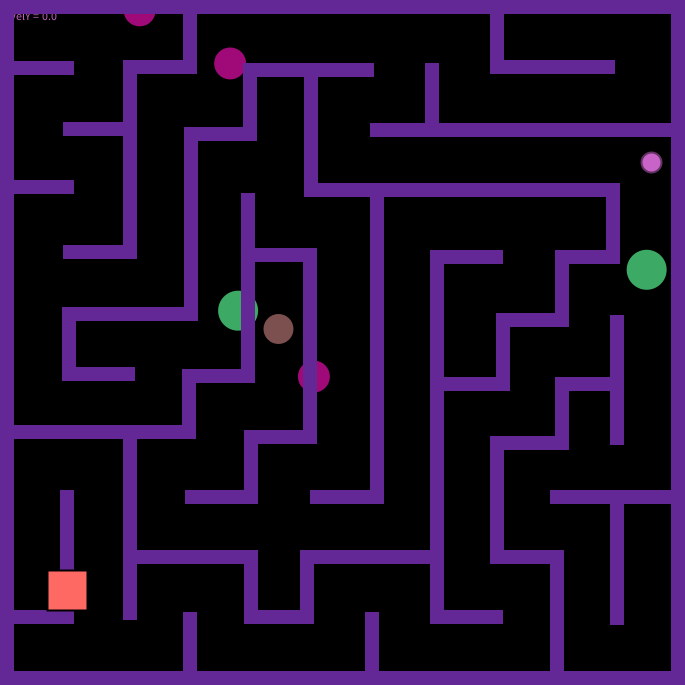
Frame 1 (no input)
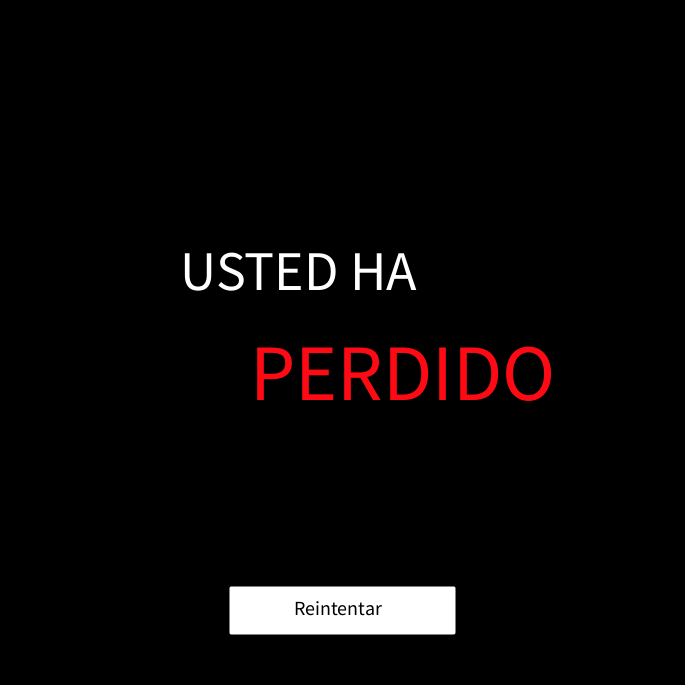
Frame 60 (the mouse pressed at the canvas centre just before this capture)
Frame 120 (the mouse held since frame 60 and released just before this capture): identical to frame 60, image omitted

The Processing sketch that drew these frames (run headless with seeded random() and noise(); from frame 60 on, the mouse is pressed at the canvas centre):

// Processing sketch: JuegoPOO
// ── JuegoPOO.pde
Jugador player;

Crecedor crece;
Patrulla pat;
Cazador caz;
Meta met;

Boton boton;
ArrayList<Muro> muros; // se declaran
ArrayList<Enemigo> enemigos;

  //la funcion setup se ejecuta una sola vez al inicio del programa, piensa en ella como
  //el "constructor" del main
void setup(){
  //size indica el tamaño de la pantalla, se puede usar width y height  
  //como variables para el ancho y alto de la pantalla 
  size(685,685);
  //borra lo que haya en la pantalla y pinta del color que indique el argumento
  //el color se puede indicar por (Red,Green,Blue, Transparency), (Negro-a-blanco, Transparency), (Negro-a-Blanco)
  //donde cada color puede ser representado por 8 bits, esto es, cada color puede tener un valor de 0 a 2 (donde 0 es el valor minimo y 256 el valor máximo de color)
    background(0);
  //Creamos una instancia de objeto de cada clase.
  enemigos = new ArrayList<Enemigo>();
  muros = new ArrayList<Muro>();//Se definen
  boton = new Boton(width/3,height-100,width/3,50,255,"Reintentar");
  
muros.add(new Muro(new PVector(0,14), 14, 73, color(100,40,150), true));//salida y/o meta 
muros.add(new Muro(new PVector(0,0), 685, 14, color(100,40,150), true));//agrega un nuevo muro
muros.add(new Muro(new PVector(671,0), 14, 685, color(100,40,150), true));//agrega un nuevo muro
muros.add(new Muro(new PVector(0,671), 685, 14, color(100,40,150), true));
muros.add(new Muro(new PVector(0,61), 14, 601, color(100,40,150), true));
muros.add(new Muro(new PVector(0,61), 74, 14, color(100,40,150), true));
muros.add(new Muro(new PVector(0,180), 74, 14, color(100,40,150), true));
muros.add(new Muro(new PVector(0,425), 195, 14, color(100,40,150), true));
muros.add(new Muro(new PVector(0,610), 14, 70, color(100,40,150), true));
muros.add(new Muro(new PVector(0,610), 74, 14, color(100,40,150), true));
muros.add(new Muro(new PVector(60,490), 14, 130, color(100,40,150), true));
muros.add(new Muro(new PVector(62,307), 14, 74, color(100,40,150), true));
muros.add(new Muro(new PVector(123,60), 14, 195, color(100,40,150), true));
muros.add(new Muro(new PVector(123,425), 14, 195, color(100,40,150), true));
muros.add(new Muro(new PVector(63,122), 74, 14, color(100,40,150), true));
muros.add(new Muro(new PVector(63,245), 74, 14, color(100,40,150), true));
muros.add(new Muro(new PVector(63,367), 72, 14, color(100,40,150), true));
muros.add(new Muro(new PVector(63,307), 135, 14, color(100,40,150), true));
muros.add(new Muro(new PVector(123,60), 74, 14, color(100,40,150), true));
muros.add(new Muro(new PVector(183,0), 14, 70, color(100,40,150), true));
muros.add(new Muro(new PVector(184,127), 14, 182, color(100,40,150), true));
muros.add(new Muro(new PVector(182,369), 14, 70, color(100,40,150), true));
muros.add(new Muro(new PVector(183,612), 14, 73, color(100,40,150), true));
muros.add(new Muro(new PVector(124,550), 132, 14, color(100,40,150), true));
muros.add(new Muro(new PVector(184,127), 73, 14, color(100,40,150), true));
muros.add(new Muro(new PVector(182,369), 73, 14, color(100,40,150), true));
muros.add(new Muro(new PVector(185,490), 73, 14, color(100,40,150), true));
muros.add(new Muro(new PVector(244,550), 14, 73, color(100,40,150), true));
muros.add(new Muro(new PVector(243,63), 14, 73, color(100,40,150), true));
muros.add(new Muro(new PVector(241,193), 14, 183, color(100,40,150), true));
muros.add(new Muro(new PVector(244,430), 14, 73, color(100,40,150), true));
muros.add(new Muro(new PVector(244,610), 70, 14, color(100,40,150), true));
muros.add(new Muro(new PVector(243,63), 131, 14, color(100,40,150), true));
muros.add(new Muro(new PVector(241,248), 73, 14, color(100,40,150), true));
muros.add(new Muro(new PVector(244,430), 73, 14, color(100,40,150), true));
muros.add(new Muro(new PVector(300,551), 14, 73, color(100,40,150), true));
muros.add(new Muro(new PVector(304,63), 14, 120, color(100,40,150), true));
muros.add(new Muro(new PVector(303,248), 14, 185  , color(100,40,150), true));
muros.add(new Muro(new PVector(490,0), 14, 73, color(100,40,150), true));
muros.add(new Muro(new PVector(490,60), 125, 14, color(100,40,150), true));
muros.add(new Muro(new PVector(425,63), 14, 73, color(100,40,150), true));
muros.add(new Muro(new PVector(370,123), 305, 14, color(100,40,150), true));
muros.add(new Muro(new PVector(304,183), 316, 14, color(100,40,150), true));
muros.add(new Muro(new PVector(370,183), 14, 320, color(100,40,150), true));
muros.add(new Muro(new PVector(310,490), 74, 14, color(100,40,150), true));
muros.add(new Muro(new PVector(300,550), 140, 14, color(100,40,150), true));
muros.add(new Muro(new PVector(550,490), 125, 14, color(100,40,150), true));
muros.add(new Muro(new PVector(610,490), 14, 135, color(100,40,150), true));
muros.add(new Muro(new PVector(365,612), 14, 73, color(100,40,150), true));
muros.add(new Muro(new PVector(430,250), 14, 372, color(100,40,150), true));
muros.add(new Muro(new PVector(430,250), 73, 14, color(100,40,150), true));
muros.add(new Muro(new PVector(430,610), 73, 14, color(100,40,150), true));
muros.add(new Muro(new PVector(606,189), 14, 75, color(100,40,150), true));
muros.add(new Muro(new PVector(555,250), 65, 14, color(100,40,150), true));
muros.add(new Muro(new PVector(555,250), 14, 73, color(100,40,150), true));
muros.add(new Muro(new PVector(496,313), 73, 14, color(100,40,150), true));
muros.add(new Muro(new PVector(496,313), 14, 73, color(100,40,150), true));
muros.add(new Muro(new PVector(437,377), 73, 14, color(100,40,150), true));
muros.add(new Muro(new PVector(610,315), 14, 130, color(100,40,150), true));
muros.add(new Muro(new PVector(555,377), 64, 14, color(100,40,150), true));
muros.add(new Muro(new PVector(555,377), 14, 73, color(100,40,150), true));
muros.add(new Muro(new PVector(490,436), 73, 14, color(100,40,150), true));
muros.add(new Muro(new PVector(490,436), 14, 120, color(100,40,150), true));
muros.add(new Muro(new PVector(490,550), 73, 14, color(100,40,150), true));
muros.add(new Muro(new PVector(550,550), 14, 125, color(100,40,150), true));
 

   PVector rand = (new PVector(random(0,width), random(0,height)));
   int i=0;
   //jugador
  player = new Jugador(new PVector(random(0,width),random(0,height)));
  
  //enemigos
  while(i!=3){
    rand = (new PVector(random(0,width), random(0,height)));
    if(PVector.sub(rand, player.loc).mag() >100){
      enemigos.add(new Crecedor(rand));
      i++;
    }
    
  }
  i=0;
  while(i!=2){
    rand = (new PVector(random(0,width), random(0,height))); 
    if(PVector.sub(rand, player.loc).mag() >100){
      enemigos.add(new Patrulla(rand));
      i++;
    }
  }
  
  i=0;
  while(i!=1){
    rand = (new PVector(random(0,width), random(0,height)));
    if(PVector.sub(rand, player.loc).mag() >100){
      enemigos.add(new Cazador(rand));
      i++;
    }
  }
  
  //meta

  i=0;
  while(i!=1){
    rand = (new PVector(random(0,width), random(0,height)));
    if(PVector.sub(rand, player.loc).mag() >300){
      met = new Meta(rand,false,false);
      i++;
    }
  }
  
}
  //La funcion draw se ejecuta después del setup, y al terminar de ejecutarse, vuelve al inicio
  //Pero sin cerrar el programa o reiniciar valores, es como un while que regresa informacion entre ciclos
void draw(){
  
  if(met.perdio){
    met.perdedor();  //Si el trigger gameover es true, mostramos pantalla GameOver
    boton.show();
  }else if(met.gano){
    met.ganador(); //Si el trigger gamewinner es true, mostramos la pantalla GameWinner
    boton.show();
  }else{
  
  background(0); //si comentas esto vas a ver para que sirve el background() 
  player.run();
  for(Enemigo e: enemigos){
    e.run(player);
  }
  //crece.run(player);
  //pat.run(player);
  //caz.run(player);
  for(Muro m : muros){
    m.run(player); //se ejecutan con la funcion run, que declaré en la clase muro
  }  
  met.run(player);
}
  
}

//keyPressed es una funcion en las librerías de Processing que detecta cuando una tecla
//fue presionada. Para ver las demás funciones y un ejemplo picale en la barra de menús,
//en Ayuda>Referencia

void keyPressed(){
  if (key == CODED){ //key y keyCode son variables/palabras reservadas para ver cual tecla se presionó, si es CODED es una tecla especial como Alt, ctrl, etc
    if (keyCode == UP){ //checa el keyCode de la tecla
    player.applyforce(new PVector(0,-1));
    }
    else if (keyCode == DOWN){
    player.applyforce(new PVector(0,1));
    }
    
    else if (keyCode == LEFT){
    player.applyforce(new PVector(-1,0));
    }
    else if (keyCode == RIGHT){
    player.applyforce(new PVector(1,0));
    ;
    }
    else{//si no fue ninguna otra tecla, no hace nada
    }
  
  }  
}
// ── Boton.pde
class Boton{
  
  int posX, posY, sizeX, sizeY;
  color fll;
  String texte;
  
  
  Boton(){
    
      posX = 0;
      posY = 0;
      sizeX = 0;
      sizeY = 0;
      fll = color(0);
      texte = ""; 
    
  }
  
    Boton(int px, int py, int sx, int sy, color fl, String tx){
      posX = px;
      posY = py;
      sizeX = sx;
      sizeY = sy;
      fll = color(fl);
      texte = tx; 
    }
    
    // Función para mostrar boton
    void show(){
      
     fill(fll);
     rect(posX, posY, sizeX, sizeY, 3);
     fill(0);
     textSize(20);
     text(texte,posX-10+sizeX/3,posY+30);
     this.clicker(); 
      
    }
 
   // Función para detectar el Click
   void clicker(){
  
     if(mousePressed){
      
        if(mouseX > posX && mouseX < posX+sizeX && mouseY > posY && mouseY < posY+sizeY){
           //Si se clicla, ponemos los boleanos en falso y empieza la partida de nuevo 
           met.gano = false;
           met.perdio = false;
           setup();
        }
        
     }
       
   }
}  
// ── Cazador.pde
public class Cazador extends Enemigo{
PVector vel;
PVector acc;
  
  
  Cazador(PVector loc){
  super(loc);
  vel = new PVector(0,0);
  acc = new PVector(0,0);
  
  }
  
  void run(Jugador player){
  vel.add(acc);
  loc.add(vel);
  acc.mult(0);
  super.run(player);
  applyForce(player);
  
  
  }
  
  void applyForce(Jugador player){
  PVector fuerza = track(player).normalize();
  acc.add(fuerza.mult(.001));
  }
  
  void display(){
    noStroke();
    fill(125,80,80);
    ellipse(loc.x,loc.y, tam*2,tam*2);
   
  }
  
}
// ── Crecedor.pde
public class Crecedor extends Enemigo{
int tiempo;
boolean flag;
  Crecedor(PVector loc){
  super(loc);
  tiempo = millis();
  flag = true;
  }
  
  void run(Jugador player){
    if(flag==true)
    crecer();
    else
    contraer();
    super.run(player);
    
    
  }
  
  void crecer(){
    tiempo=second();
    if(tiempo!=tiempo-1){tam++;}
    if(tam>50) flag = false;
  }
  
  void contraer(){
    tiempo=second();
    if(tiempo!=tiempo-1){tam--;}
    if(tam<9)flag=true;
  }
  
  void display(){
    noStroke();
    fill(160,10,120);
    ellipse(loc.x,loc.y, tam*2,tam*2);
  }
}
// ── Efecto.pde
public class Efecto extends Particle{
//FALTA LOC
PVector vel;
PVector acc;
float angle;
float lifespan;

  Efecto(){
  vel = new PVector(0,0);
  acc = new PVector(random(-1,1),random(-1,1));
  lifespan = 255;
  angle= PI/4;
  }
  
  void run(){
  update();
  display();
  }
  
  void update(){
  vel.add(acc);
  loc.add(vel);
  acc.mult(0);
  lifespan -=2;
  angle = atan2(vel.x, vel.y);
  
  }
  
  void display(){
  noStroke();
  fill(255, 105,0,255);
  pushMatrix();
  rectMode(CENTER);
  translate(loc.x,loc.y);
  rotate(angle);
  rect(0,0,10,10);
  popMatrix();  
  
  }
  
  boolean isDead(){
  if(lifespan<0.0)return true;return false;
  }

  
}
// ── Enemigo.pde
public class Enemigo{
  PVector loc;
  int vida;
  float tam;
  boolean pelea;
  
  Enemigo(PVector loc){
  this.loc = loc;
  vida = 10;
  tam = 15;
  }
  
  //AGRUPA el chequeo de collision y la funcion de mostrarse en pantalla
  void run(Jugador player){ //agrupamos nuestras funciones en esta para facilitar la lectura y que no se haga confusa la ejecucion en el main
    collision(player);
    display();  
  }
  
  //Funcion de rastreo del jugador por separado, recibe como argumento a un jugador
  PVector track(Jugador player){
  PVector dir= PVector.sub(player.loc, this.loc ); //Con la formula de la diferencia de dos puntos, resta los dos vectores, el del enemigo y el del jugador
  //Lo que le da un vector resultado, con la dirección y la magnitud de esta diferencia
  return dir; //Retorna dicho vector resultado
  }
  
  //Funcion que realiza el rastreo y checa si se traslapan la instancia y el jugador, recibe como argumento a un jugador
  void collision(Jugador player){
    float dist= track(player).mag(); //Usa la funcion de rastreo y el obtiene la magnitud del vector obtenido, que en este caso representa la distancia (con la formula de Magnitud |V|=Raiz Cuadrada(x2-x1)^2+(y2,y1)^2  Donde x y 'y' son las coordenadas del vector resultado)
    if(dist < this.tam+player.tam){ //(Si la distancia es menor a la suma del tamaño de este enemigo y el tamaño del jugador)
      player.golpeado(); //El jugador es golpeado
    }
  }
 
  
  //Se supone que este es para las mecánicas pero sigo pensando como resolver eso
  int pelear(){
  
    return 0;
  }
  
   //mostrar  
  void display(){ //Hacemos una funcion void para dibujar nuestra figura
    noStroke();
    fill(125);
    ellipse(loc.x,loc.y, tam*2,tam*2);
    
  }
  
}
// ── Jugador.pde
public class Jugador {
  PVector loc; //location -> posición
  PVector vel; // vel -> velocidad
  PVector acc;// acc -> acceleration ->aceleración
  int tam; //tam ->tamaño
  float vida; //vida, duh
  int puntos; //puntaje del jugador

  Jugador(PVector loc) { //recibe un Vector de posición
    this.loc = loc; //la posición del jugador es igual a la recibida
    vel = new PVector(0, 0); //velocidad = 0
    acc = new PVector(0, 0); //aceleración = 0
    vida = 100; // vida = 10
    puntos = 0; // puntos = 0
    tam = 10; //tamaño de 10 pixeles
  }
  //agrupa display, chequeo de bordes de pantalla y update
  void run() {
    update();
    wrapedges();
    display();
  }

  //Aplica una fuerza y cambia la aceleracion 
  void applyforce(PVector fuerza) {
    acc.add(fuerza);
  }

  //sin es golpeado, reduce la vida
  void golpeado() {
    vida-=30;
    met.perdio = true;
  }
  //Si la vida es menor a 0, regresar false
  Boolean sinvida() {
    if (vida<=0)
      return true;
    else
      return false;
  }

  void update() { //Nuestra funcion update aplica la fuerza a la velocidad para provocar el cambio en la posición, en la forma de integracion de Euler
    vel.add(acc);  //a velocidad le sumamos aceleracion, un cambio pequeño en la aceleración es un enorme cambio en la velocidad 
    loc.add(vel); //a la posición le sumamos la velocidad
    vel.limit(3); //limitamos la velocidad a 3
    acc.mult(0); //multiplicamos la aceleración por 0, si la dejamos como está, la aceleración se acumulará por cada ciclo
  }


  void wrapedges() { // no es wraping, no le cambié el nombre pero solo es la colisión con la ventana, vaya
    if (loc.x<0) { //si la posicion loc.x de este objeto es menor a 0
      loc.x = 0;  //su posición cambia a 0
      vel.x*=-1; // el valor x de su velocidad se invierte para que cambie de dirección con respecto al eje X,
    }
    if (loc.x>width) {
      loc.x = width; 
      vel.x*=-1;
    }
    if (loc.y<0) {
      loc.y = 0; 
      vel.y*=-1;
    }
    if (loc.y>height) {
      loc.y = height; 
      vel.y*=-1;
    }
  }

  void display() {
    strokeWeight(2);
    stroke(100,50,100);  //noStroke(), no linea externa o borde. strokeWeight(), ancho del borde, stroke(R,G,B,T), stroke (R,G,B), stroke(W,T),stroke(W)
    fill(200, 100, 200); //Fill es el relleno, aqui le hacemos un cambio divertido, el valor de transparencia está ligado a la vida, si la vida llega a 0, es como si desapareciera
    ellipse(loc.x, loc.y, tam*2, tam*2); //Ellipse, posicion x, posicion y, ancho de x, ancho de y
     text("VelX = "+ vel.x, 10, 10);
     text("VelY = "+ vel.y, 10, 20);
}

  public void setTam(int size) { //Set para cambiar el tamaño
    tam = size;
  }
}
// ── Meta.pde
public class Meta extends Enemigo{
float tam;
boolean gano;
boolean perdio;
PVector loc;

  Meta(PVector origin, boolean perdio, boolean gano){
  super(origin);
  loc= origin; 
  perdio = false;
  gano = false;
  tam=20;
  }
  
   void run(Jugador player){
    collision(player);
    display();  
  }
  
  //Funcion de rastreo del jugador por separado
  PVector track(Jugador player){
  PVector dir= PVector.sub(player.loc, this.loc );
  return dir;
  }
  
  void collision(Jugador player){
    float dist= track(player).mag(); //Usa la funcion de rastreo y el obtiene la magnitud del vector obtenido, que en este caso representa la distancia (con la formula de Magnitud |V|=Raiz Cuadrada(x2-x1)^2+(y2,y1)^2  Donde x y 'y' son las coordenadas del vector resultado)
    if(dist < this.tam+player.tam){ //(Si la distancia es menor a la suma del tamaño de este enemigo y el tamaño del jugador)
      gano=true;
    }
  }
  
  void display(){
  stroke(0);
  fill(255, 105,100);
  rect(loc.x,loc.y,tam*2,tam*2);
  }
  
  //Función para mostrar la pantalla de Ganador
void ganador(){
    
    background(0);  
    fill(255);
    textSize(72);
    text("USTED HA", 180, 290);
    fill(255,255,0);
    text("GANADO", 200, 400);
}

//Función para mostrar Perdedor
void perdedor(){
  background(0);
    fill(255);
    textSize(56);
    text("USTED HA", 180, 290);
    textSize(80);
    fill(255,10,20);
    text("PERDIDO", 250, 400);
        
}
  
}
// ── Muro.pde
public class Muro{
PVector loc;  
float sizeX;
float sizeY;
color fil;
boolean bad;

  Muro(PVector loc, float sx, float sy, color fl, boolean bd){
     this.loc = loc;
     sizeX = sx;
     sizeY = sy;
     fil = fl;
     bad = bd;
     
    } 
    
    void run(Jugador player){
    display();
    collision(player);
    }
    
    // Función para mostrar las paredes
    void display(){
     noStroke();
     fill(fil);
     rect(loc.x, loc.y, sizeX, sizeY);
    }

    void collision(Jugador player){
     
      
        //Sensores internos
        //superior
        if( (player.loc.x+3) > this.loc.x && (player.loc.x+3) < this.loc.x+sizeX && (player.loc.y+3) > this.loc.y && (player.loc.y+3) < this.loc.y+4){
          player.vel.y*=-1; player.loc.y -=3; println("sup");
        }
        //inferior
        if( (player.loc.x+3) > this.loc.x && (player.loc.x+3) < this.loc.x+sizeX && (player.loc.y-3) > this.loc.y+sizeY-4 && (player.loc.y-3) < this.loc.y+sizeY){
          player.vel.y*=-1; player.loc.y +=3; println("inf");
        }
        
        //izq
        if( (player.loc.x+3) > this.loc.x && (player.loc.x-3) < this.loc.x+4 && (player.loc.y-3) > this.loc.y && (player.loc.y-3) < this.loc.y+sizeY){
          player.vel.x*=-1; player.loc.x -=3; println("izq");
        }
        //der
        if( (player.loc.x-3) > this.loc.x+sizeX-4 && (player.loc.x-3) < this.loc.x+sizeX && (player.loc.y+3) > this.loc.y && (player.loc.y+3) < this.loc.y+sizeY){
          player.vel.x*=-1; player.loc.x +=3; println("der");
        }
        
        
        /*
        
        
        if(
         (player.loc.x+10) > this.loc.x && (player.loc.x+10) < this.loc.x+sizeX && (player.loc.y+10) > this.loc.y && (player.loc.y+10) < this.loc.y+sizeY  ||
         (player.loc.x+10) > this.loc.x && (player.loc.x+10) < this.loc.x+sizeX && (player.loc.y-10) > this.loc.y && (player.loc.y-10) < this.loc.y+sizeY  ||
         (player.loc.x-10) > this.loc.x && (player.loc.x-10) < this.loc.x+sizeX && (player.loc.y-10) > this.loc.y && (player.loc.y-10) < this.loc.y+sizeY  ||
         (player.loc.x-10) > this.loc.x && (player.loc.x-10) < this.loc.x+sizeX && (player.loc.y+10) > this.loc.y && (player.loc.y+10) < this.loc.y+sizeY  

      ){
        //Sensores internos
        //superior
        if( (player.loc.x10) > this.loc.x && (player.loc.x+10) < this.loc.x+sizeX && (player.loc.y+10) > this.loc.y && (player.loc.y+10) < this.loc.y+3){
          player.vel.y*=-1;
        }
        //inferior
        if( (player.loc.x+10) > this.loc.x && (player.loc.x+10) < this.loc.x+sizeX && (player.loc.y+10) > this.loc.y+sizeY-3 && (player.loc.y+10) < this.loc.y+sizeY){
          player.vel.y*=-1;
        }
        
        //izq
        if( (player.loc.x+10) > this.loc.x && (player.loc.x+10) < this.loc.x+3 && (player.loc.y+10) > this.loc.y && (player.loc.y+10) < this.loc.y+sizeY){
          player.vel.x*=-1;
        }
        //der
        if( (player.loc.x+10) > this.loc.x+sizeX-3 && (player.loc.x+10) < this.loc.x+sizeX && (player.loc.y+10) > this.loc.y && (player.loc.y+10) < this.loc.y+sizeY){
          player.vel.x*=-1;
        }

        
        //ESTOS IFFFFFS
        if(player.vel.x >0 && player.vel.y == 0 ){player.vel.x *=-1;}
        
        else if(player.vel.x <0 && player.vel.y == 0 ){player.vel.x *=-1;}
       
        else if(player.vel.y >0 && player.vel.x <=0){player.vel.x*=-1;} //abajo a izq
        
        else if(player.vel.x >0 && player.vel.y <=0){ //yendo de hacia la derecha y hacia arriba
        player.vel.y *=-1 ; println("DerechaArriba");}
        
        else if(player.vel.x < 0 && player.vel.y <=0){ //yendo hacia la izquierda, hacia arriba
        player.vel.y *= -1; println("IzquierdaArriba");}
        
        else if(player.vel.x >=0 && player.vel.y >=0){ //yendo hacia la derecha y hacia abajo
        player.vel.y *=-1 ; println("DerechaAbajo"); }
        
        else if(player.vel.x < 0 && player.vel.y >=0){ //yendo hacia la izquieda y hacia abajo
        player.vel.y *= -1; println("IzquierdaAbajo");}
        
        /*
        else if(player.vel.y >=0 && player.vel.x <=0){ // yendo hacia abajo y hacia la izquierda
        player.vel.y *=-1 ; println("porDerechaArriba");}
       
        else if(player.vel.y <0  && player.vel.x <=0){ // yendo hacia  arriba y hacia la izquieda
        player.vel.y *= -1; }
        
        else if(player.vel.y >=0 && player.vel.x >=0){ // yendo hacia abajo y a la derecha
        player.vel.x *=-1 ; }
        
        else if(player.vel.y <0  && player.vel.x >=0){ // yendo hacia arriba y a la derecha
        player.vel.x *= -1; }
        */
        
        
        println("Contacto");
        //En el caso de haber pisado una pared...
        
        /*if(!bad){
        gameOver = true; //Si la pared era mala (Negra, bad = true) Game over
        }else{
            //En el caso contrario, bad = false...
            if(tiempo.getTime() >= 30){
            gameWinner = true; //Si quedaban mas de 30 segundos, GameWinner.
            }else{
            gameOver = true; //Del caso contrario, GameOver.
            }
            
        }¨*/
      
      
    }
  
  
  
  
  
}
// ── Particula.pde
import java.util.Iterator;

public class Particle{
PVector loc;

  Particle(){
  loc = new PVector(0,0);
  }
  
  Particle(PVector origin){
  loc = origin.get();
  }
  
  void run(){
  update();
  display();
  }
  
  void update(){
  }
  
  void display(){
  stroke(0);
  fill(25, 105,100);
  rect(loc.x,loc.y,10,10);
  }

  

}
// ── Patrulla.pde
public class Patrulla extends Enemigo{
  PVector vel;
  Boolean direccion;

  Patrulla(PVector loc){
    super(loc);
    vel= new PVector(random(-2,2),random(-2,2));
    direccion = true;
    vida = 20;
    tam= 20;
  }
  
  void run(Jugador player){
   mover();
   collision(player);
   wrapedges();
   display();
  }
  
  void mover(){
    loc.add(vel);
    vel.limit(5);
    if(second()%2==0){
      cambiarVel();   
    }
    if(second()%3==0){
      cambiarDir();
      }
    }
    
    
    void cambiarVel(){
      if(direccion==false)
     vel= new PVector(random(-5,5),0);
     else
      vel= new PVector(0, random(-5,5));
    }
    
    
    void cambiarDir(){
      direccion= !direccion;
      vel.mult(-1);
    }
   
    void wrapedges() {
    if (loc.x<0) {
      loc.x = 0; 
      vel.x*=-1;
    }
    if (loc.x>width) {
      loc.x = width; 
      vel.x*=-1;
    }
    if (loc.y<0) {
      loc.y = 0; 
      vel.y*=-1;
    }
    if (loc.y>height) {
      loc.y = height; 
      vel.y*=-1;
    }
  }
    
    void display(){   
    noStroke();
    fill(60,170,100);
    ellipse(loc.x,loc.y, tam*2,tam*2);
    text(second(),10,10);
  }
    
    
  }
